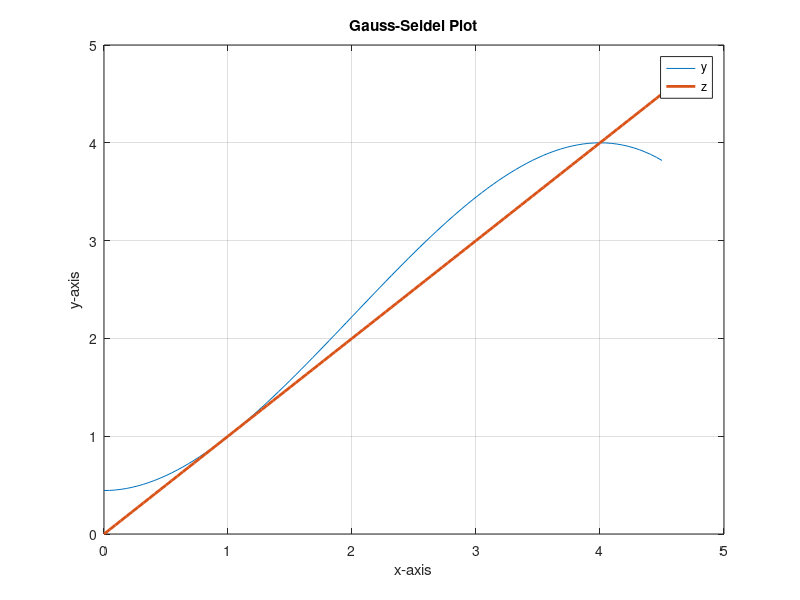

This figure's MATLAB source: (Note: this script raises an error after producing the figure.)
% Sebastian Puerta Hincapie
% Mathematical Plots
 
%% Task 1
clear; clc; format short; format loose;
disp('==== Task 1 ====')
disp('Finding the roots of the equation analytically')
f = [1 -6 9 -4]
r = roots(f)
x = linspace(-5,5,100);
g = polyval(f,x);

figure(1);
whitebg('black')
plot(x,g,'cyan','LineWidth',2), xlabel('X-Axis'), ylabel('Y-Axis'),
title('Analytically Plot'), legend('g'), grid on


%% Task 2
clear; clc; format('short','g'); format loose;
disp('==== Task 2 ====')
disp('Using the Gauss-Seidel method to obtain the roots')

i = 1;
x(i) = 0;

error_x(i) = 9999;

while error_x(i) >= 0.01
    x(i+1) = -(1/9)*(x(i)^3 - 6*x(i)^2 - 4);
    
    error_x(i+1) = abs((x(i+1)-x(i))/x(i+1))*100;
    
    i = i + 1;
end

disp('            x        % error');
disp(' ')
disp([x',error_x'])

% The plot
x = linspace(0,4.5,100);
y = -(1/9)*(x.^3 - 6*x.^2 - 4);
z = x;

figure(1);

plot(x,y,x,z,'LineWidth',2), grid on, xlabel('x-axis'), ylabel('y-axis'),
title('Gauss-Seidel Plot'), legend('y','z')

%% Task 3
clear; clc; format('short','g'), format loose;
disp('==== Task 3 ====')
disp('Task 2 with an acceleration factor from 1.1 to 1.9')

% Allow a few extra seconds for the program to run to completion

i = 1;
x(i) = 0;

error_x(i) = 9999;

while error_x(i) >= 0.01
    for a = linspace(1.1,1.9,i)
        x(i+1) = (-(1/9)*(x(i)^3 - 6*x(i)^2 - 4));
        x(i+1) = a * x(i+1);
        error_x(i+1) = a*abs((x(i+1)-x(i))/x(i+1))*100;
    end
    
    i = i + 1;
    
end

disp('            x        % error');
disp(' ');
disp([x',error_x'])

%% Task 4
clear; clc; format short; format loose;
disp('==== Task 4 ====')
disp('Using the Newton-Raphson method  to obtain the roots')

x0 = 0.1;      % initialization
i = 0;  % number of iterations

while abs(fx(x0)) > 1e-6
    x1 = x0 - fx(x0)/fxprime(x0);
    x0 = x1    
    i = i + 1;
end

iterations = i

% To check values
x = 0.1
y = x^3 - 6*x^2 + 9*x - 4
g = 3*x^2 - 12*x + 9





